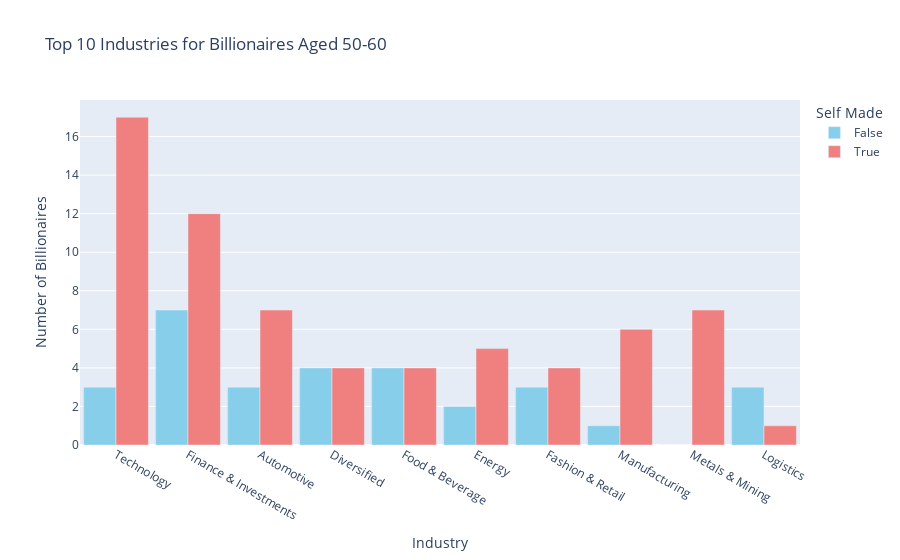

Notebook cell for this chart:
### Code cell
pivot_table_industries = age_group.pivot_table(index='Industries', columns='Self Made', values='Person Name', aggfunc='count', fill_value=0)
pivot_table_industries['Total'] = pivot_table_industries.sum(axis=1)
top_10_industries = pivot_table_industries['Total'].nlargest(10).index
top_10_pivot_table = pivot_table_industries.loc[top_10_industries].drop(columns='Total')

fig = px.bar(top_10_pivot_table, barmode='group',
             title='Top 10 Industries for Billionaires Aged 50-60',
             labels={'value': 'Number of Billionaires', 'Industries': 'Industry'},
             color_discrete_sequence=['skyblue', 'lightcoral'])
fig.update_layout(bargap=0.1, xaxis_title='Industry', yaxis_title='Number of Billionaires')
fig.show()

### Figure 1 — Plotly figure (JSON) as saved in the notebook; plotly's stock layout.template omitted (floating-point values rounded to 4 significant figures)
{"data": [{"alignmentgroup": "True", "hovertemplate": "Self Made=False<br>Industry=%{x}<br>Number of Billionaires=%{y}<extra></extra>", "legendgroup": "False", "marker": {"color": "skyblue", "pattern": {"shape": ""}}, "name": "False", "offsetgroup": "False", "orientation": "v", "showlegend": true, "textposition": "auto", "type": "bar", "x": ["Technology", "Finance & Investments", "Automotive", "Diversified", "Food & Beverage", "Energy", "Fashion & Retail", "Manufacturing", "Metals & Mining", "Logistics"], "xaxis": "x", "y": [3, 7, 3, 4, 4, 2, 3, 1, 0, 3], "yaxis": "y"}, {"alignmentgroup": "True", "hovertemplate": "Self Made=True<br>Industry=%{x}<br>Number of Billionaires=%{y}<extra></extra>", "legendgroup": "True", "marker": {"color": "lightcoral", "pattern": {"shape": ""}}, "name": "True", "offsetgroup": "True", "orientation": "v", "showlegend": true, "textposition": "auto", "type": "bar", "x": ["Technology", "Finance & Investments", "Automotive", "Diversified", "Food & Beverage", "Energy", "Fashion & Retail", "Manufacturing", "Metals & Mining", "Logistics"], "xaxis": "x", "y": [17, 12, 7, 4, 4, 5, 4, 6, 7, 1], "yaxis": "y"}], "layout": {"bargap": 0.1, "barmode": "group", "legend": {"title": {"text": "Self Made"}, "tracegroupgap": 0}, "title": {"text": "Top 10 Industries for Billionaires Aged 50-60"}, "xaxis": {"anchor": "y", "domain": [0, 1], "title": {"text": "Industry"}}, "yaxis": {"anchor": "x", "domain": [0, 1], "title": {"text": "Number of Billionaires"}}}}
